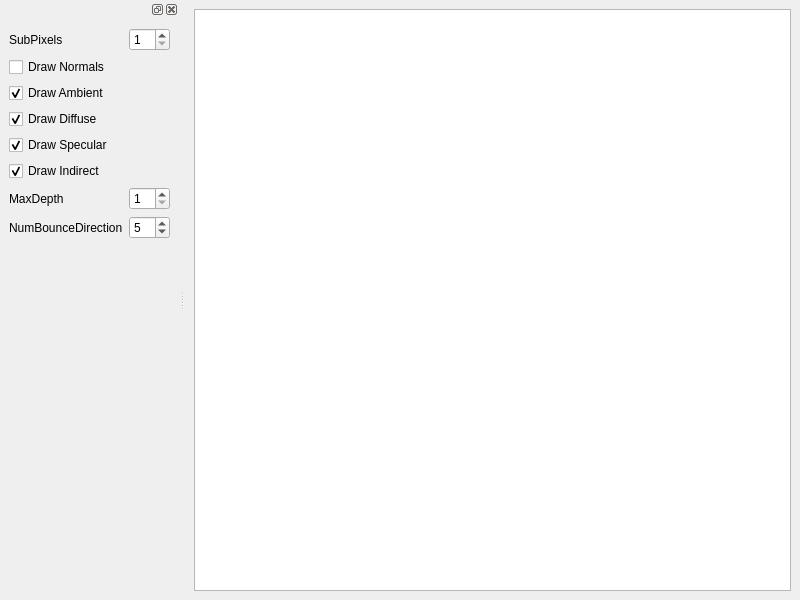
<?xml version="1.0" encoding="UTF-8"?>
<ui version="4.0">
 <class>MainWindow</class>
 <widget class="QMainWindow" name="MainWindow">
  <property name="geometry">
   <rect>
    <x>0</x>
    <y>0</y>
    <width>800</width>
    <height>600</height>
   </rect>
  </property>
  <property name="windowTitle">
   <string>MainWindow</string>
  </property>
  <widget class="QWidget" name="centralwidget">
   <layout class="QGridLayout" name="gridLayout">
    <item row="0" column="0">
     <widget class="MyGraphicsView" name="graphicsView"/>
    </item>
   </layout>
  </widget>
  <widget class="QDockWidget" name="dockWidget">
   <property name="sizePolicy">
    <sizepolicy hsizetype="Preferred" vsizetype="Minimum">
     <horstretch>0</horstretch>
     <verstretch>0</verstretch>
    </sizepolicy>
   </property>
   <attribute name="dockWidgetArea">
    <number>1</number>
   </attribute>
   <widget class="QWidget" name="dockWidgetContents">
    <property name="sizePolicy">
     <sizepolicy hsizetype="Preferred" vsizetype="Minimum">
      <horstretch>0</horstretch>
      <verstretch>0</verstretch>
     </sizepolicy>
    </property>
    <layout class="QGridLayout" name="gridLayout_2">
     <item row="3" column="0" colspan="2">
      <widget class="QCheckBox" name="drawDiffuse">
       <property name="text">
        <string>Draw Diffuse</string>
       </property>
       <property name="checked">
        <bool>true</bool>
       </property>
      </widget>
     </item>
     <item row="7" column="1">
      <widget class="QSpinBox" name="numDirections">
       <property name="value">
        <number>5</number>
       </property>
      </widget>
     </item>
     <item row="6" column="0">
      <widget class="QLabel" name="label">
       <property name="text">
        <string>MaxDepth</string>
       </property>
      </widget>
     </item>
     <item row="7" column="0">
      <widget class="QLabel" name="label_2">
       <property name="text">
        <string>NumBounceDirection</string>
       </property>
      </widget>
     </item>
     <item row="4" column="0" colspan="2">
      <widget class="QCheckBox" name="drawSpecular">
       <property name="text">
        <string>Draw Specular</string>
       </property>
       <property name="checked">
        <bool>true</bool>
       </property>
      </widget>
     </item>
     <item row="6" column="1">
      <widget class="QSpinBox" name="maxDepth">
       <property name="minimum">
        <number>1</number>
       </property>
       <property name="maximum">
        <number>9</number>
       </property>
      </widget>
     </item>
     <item row="1" column="0" colspan="2">
      <widget class="QCheckBox" name="drawNormals">
       <property name="text">
        <string>Draw Normals</string>
       </property>
      </widget>
     </item>
     <item row="2" column="0" colspan="2">
      <widget class="QCheckBox" name="drawAmbient">
       <property name="text">
        <string>Draw Ambient</string>
       </property>
       <property name="checked">
        <bool>true</bool>
       </property>
      </widget>
     </item>
     <item row="8" column="1">
      <spacer name="verticalSpacer">
       <property name="orientation">
        <enum>Qt::Vertical</enum>
       </property>
       <property name="sizeHint" stdset="0">
        <size>
         <width>20</width>
         <height>40</height>
        </size>
       </property>
      </spacer>
     </item>
     <item row="5" column="0" colspan="2">
      <widget class="QCheckBox" name="drawIndirect">
       <property name="text">
        <string>Draw Indirect</string>
       </property>
       <property name="checked">
        <bool>true</bool>
       </property>
      </widget>
     </item>
     <item row="0" column="0">
      <widget class="QLabel" name="label_3">
       <property name="text">
        <string>SubPixels</string>
       </property>
      </widget>
     </item>
     <item row="0" column="1">
      <widget class="QSpinBox" name="subpixels">
       <property name="minimum">
        <number>1</number>
       </property>
       <property name="value">
        <number>1</number>
       </property>
      </widget>
     </item>
    </layout>
   </widget>
  </widget>
 </widget>
 <customwidgets>
  <customwidget>
   <class>MyGraphicsView</class>
   <extends>QGraphicsView</extends>
   <header>src/MyGraphicsView.h</header>
  </customwidget>
 </customwidgets>
 <resources/>
 <connections>
  <connection>
   <sender>drawAmbient</sender>
   <signal>toggled(bool)</signal>
   <receiver>MainWindow</receiver>
   <slot>setDrawAmbient(bool)</slot>
   <hints>
    <hint type="sourcelabel">
     <x>66</x>
     <y>40</y>
    </hint>
    <hint type="destinationlabel">
     <x>399</x>
     <y>299</y>
    </hint>
   </hints>
  </connection>
  <connection>
   <sender>drawDiffuse</sender>
   <signal>toggled(bool)</signal>
   <receiver>MainWindow</receiver>
   <slot>setDrawDiffuse(bool)</slot>
   <hints>
    <hint type="sourcelabel">
     <x>66</x>
     <y>61</y>
    </hint>
    <hint type="destinationlabel">
     <x>399</x>
     <y>299</y>
    </hint>
   </hints>
  </connection>
  <connection>
   <sender>drawSpecular</sender>
   <signal>toggled(bool)</signal>
   <receiver>MainWindow</receiver>
   <slot>setDrawSpecular(bool)</slot>
   <hints>
    <hint type="sourcelabel">
     <x>66</x>
     <y>82</y>
    </hint>
    <hint type="destinationlabel">
     <x>399</x>
     <y>299</y>
    </hint>
   </hints>
  </connection>
  <connection>
   <sender>drawIndirect</sender>
   <signal>toggled(bool)</signal>
   <receiver>MainWindow</receiver>
   <slot>setDrawIndirect(bool)</slot>
   <hints>
    <hint type="sourcelabel">
     <x>66</x>
     <y>103</y>
    </hint>
    <hint type="destinationlabel">
     <x>399</x>
     <y>299</y>
    </hint>
   </hints>
  </connection>
  <connection>
   <sender>drawNormals</sender>
   <signal>toggled(bool)</signal>
   <receiver>MainWindow</receiver>
   <slot>setDrawNormals(bool)</slot>
   <hints>
    <hint type="sourcelabel">
     <x>66</x>
     <y>40</y>
    </hint>
    <hint type="destinationlabel">
     <x>399</x>
     <y>299</y>
    </hint>
   </hints>
  </connection>
  <connection>
   <sender>maxDepth</sender>
   <signal>valueChanged(int)</signal>
   <receiver>MainWindow</receiver>
   <slot>setMaxDepth(int)</slot>
   <hints>
    <hint type="sourcelabel">
     <x>174</x>
     <y>152</y>
    </hint>
    <hint type="destinationlabel">
     <x>399</x>
     <y>299</y>
    </hint>
   </hints>
  </connection>
  <connection>
   <sender>numDirections</sender>
   <signal>valueChanged(int)</signal>
   <receiver>MainWindow</receiver>
   <slot>setNumBounceDirections(int)</slot>
   <hints>
    <hint type="sourcelabel">
     <x>174</x>
     <y>186</y>
    </hint>
    <hint type="destinationlabel">
     <x>399</x>
     <y>299</y>
    </hint>
   </hints>
  </connection>
  <connection>
   <sender>subpixels</sender>
   <signal>valueChanged(int)</signal>
   <receiver>MainWindow</receiver>
   <slot>setNumSubpixels(int)</slot>
   <hints>
    <hint type="sourcelabel">
     <x>174</x>
     <y>45</y>
    </hint>
    <hint type="destinationlabel">
     <x>399</x>
     <y>299</y>
    </hint>
   </hints>
  </connection>
 </connections>
 <slots>
  <slot>setDrawAmbient(bool)</slot>
  <slot>setDrawDiffuse(bool)</slot>
  <slot>setDrawSpecular(bool)</slot>
  <slot>setDrawIndirect(bool)</slot>
  <slot>setDrawNormals(bool)</slot>
  <slot>setMaxDepth(int)</slot>
  <slot>setNumBounceDirections(int)</slot>
  <slot>setNumSubpixels(int)</slot>
 </slots>
</ui>
